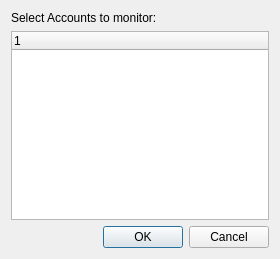
<?xml version="1.0" encoding="UTF-8"?>
<ui version="4.0">
 <class>preferencesSelections</class>
 <widget class="QDialog" name="preferencesSelections">
  <property name="geometry">
   <rect>
    <x>0</x>
    <y>0</y>
    <width>280</width>
    <height>259</height>
   </rect>
  </property>
  <property name="windowTitle">
   <string>Selection Preferences</string>
  </property>
  <layout class="QGridLayout" name="gridLayout">
   <item row="1" column="0">
    <widget class="XTreeWidget" name="_gl"/>
   </item>
   <item row="2" column="0">
    <widget class="QDialogButtonBox" name="_buttonBox">
     <property name="orientation">
      <enum>Qt::Horizontal</enum>
     </property>
     <property name="standardButtons">
      <set>QDialogButtonBox::Cancel|QDialogButtonBox::Ok</set>
     </property>
    </widget>
   </item>
   <item row="0" column="0">
    <widget class="QLabel" name="label">
     <property name="text">
      <string>Select Accounts to monitor:</string>
     </property>
    </widget>
   </item>
  </layout>
 </widget>
 <customwidgets>
  <customwidget>
   <class>XTreeWidget</class>
   <extends>QTreeWidget</extends>
   <header>xtreewidget.h</header>
  </customwidget>
 </customwidgets>
 <resources/>
 <connections>
  <connection>
   <sender>_buttonBox</sender>
   <signal>accepted()</signal>
   <receiver>preferencesSelections</receiver>
   <slot>accept()</slot>
   <hints>
    <hint type="sourcelabel">
     <x>248</x>
     <y>254</y>
    </hint>
    <hint type="destinationlabel">
     <x>157</x>
     <y>274</y>
    </hint>
   </hints>
  </connection>
  <connection>
   <sender>_buttonBox</sender>
   <signal>rejected()</signal>
   <receiver>preferencesSelections</receiver>
   <slot>reject()</slot>
   <hints>
    <hint type="sourcelabel">
     <x>316</x>
     <y>260</y>
    </hint>
    <hint type="destinationlabel">
     <x>286</x>
     <y>274</y>
    </hint>
   </hints>
  </connection>
 </connections>
</ui>
